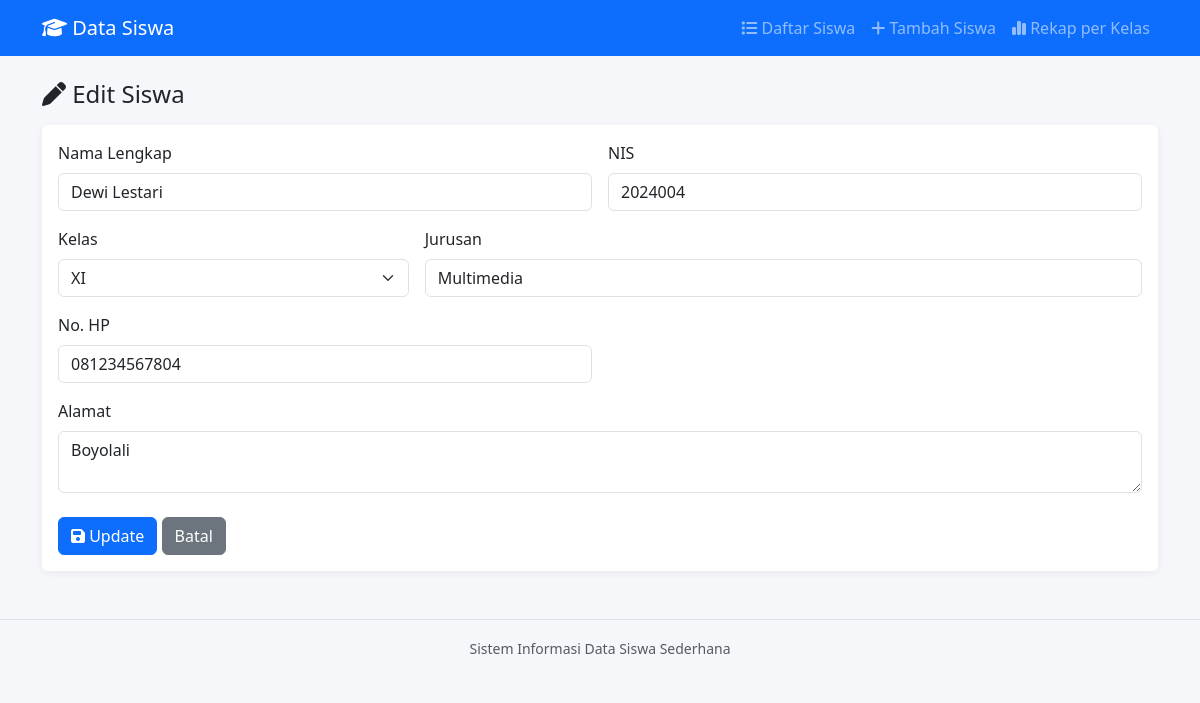
The app's page /edit.php?id=4 with its own data.
### tables this page shows
CREATE TABLE IF NOT EXISTS siswa (
    id INT AUTO_INCREMENT PRIMARY KEY,
    nama VARCHAR(100) NOT NULL,
    nis VARCHAR(20) NOT NULL,
    kelas VARCHAR(20) NOT NULL,
    jurusan VARCHAR(50) NOT NULL,
    no_hp VARCHAR(20) DEFAULT NULL,
    alamat TEXT DEFAULT NULL,
    created_at TIMESTAMP DEFAULT CURRENT_TIMESTAMP
);

### functions.php (called while the page is built, shortened)
<?php
function getSiswaById($koneksi, $id)
{
    $id = (int) $id;
    $sql = "SELECT * FROM siswa WHERE id = $id";
    $hasil = mysqli_query($koneksi, $sql);
    return mysqli_fetch_assoc($hasil);
}

### edit.php (the view, shortened to what this page needs)
<?php
require_once 'functions.php';
$id = isset($_GET['id']) ? (int) $_GET['id'] : 0;
$siswa = getSiswaById($koneksi, $id);
require_once 'includes/header.php';
?>
    <h4 class="mb-3"><i class="fa-solid fa-pen"></i> Edit Siswa</h4>
    <div class="card">
        <div class="card-body">
            <form method="POST" action="edit.php?id=<?= $id ?>">
                <div class="row g-3">
                    <div class="col-md-6">
                        <label class="form-label">Nama Lengkap</label>
                        <input type="text" name="nama" class="form-control" value="<?= htmlspecialchars($siswa['nama']) ?>">
                    </div>
                    <div class="col-md-6">
                        <label class="form-label">NIS</label>
                        <input type="text" name="nis" class="form-control" value="<?= htmlspecialchars($siswa['nis']) ?>">
                    </div>
                    <div class="col-md-4">
                        <label class="form-label">Kelas</label>
                        <select name="kelas" class="form-select">
                            <?php foreach (['X', 'XI', 'XII'] as $opsi): ?>
                                <option value="<?= $opsi ?>" <?= ($siswa['kelas'] === $opsi) ? 'selected' : '' ?>>
                                    <?= $opsi ?>
                                </option>
                            <?php endforeach; ?>
                        </select>
                    </div>
                    <div class="col-md-8">
                        <label class="form-label">Jurusan</label>
                        <input type="text" name="jurusan" class="form-control" value="<?= htmlspecialchars($siswa['jurusan']) ?>">
                    </div>
                    <div class="col-md-6">
                        <label class="form-label">No. HP</label>
                        <input type="text" name="no_hp" class="form-control" value="<?= htmlspecialchars($siswa['no_hp'] ?? '') ?>">
                    </div>
                    <div class="col-12">
                        <label class="form-label">Alamat</label>
                        <textarea name="alamat" class="form-control" rows="2"><?= htmlspecialchars($siswa['alamat'] ?? '') ?></textarea>
                    </div>
                </div>
                <div class="mt-4">
                    <button type="submit" class="btn btn-primary">
                        <i class="fa-solid fa-floppy-disk"></i> Update
                    </button>
                    <a href="index.php" class="btn btn-secondary">Batal</a>
                </div>
            </form>
        </div>
    </div>
<?php require_once 'includes/footer.php'; ?>

### assets/css/style.css (style rules this page uses)
body { background-color: #f5f7fb; }
.card { border: none; box-shadow: 0 2px 8px rgba(0, 0, 0, 0.06); }

### records on screen
siswa: nama "Dewi Lestari", nis "2024004", kelas "XI", jurusan "Multimedia", no_hp "081234567804", alamat "Boyolali"
